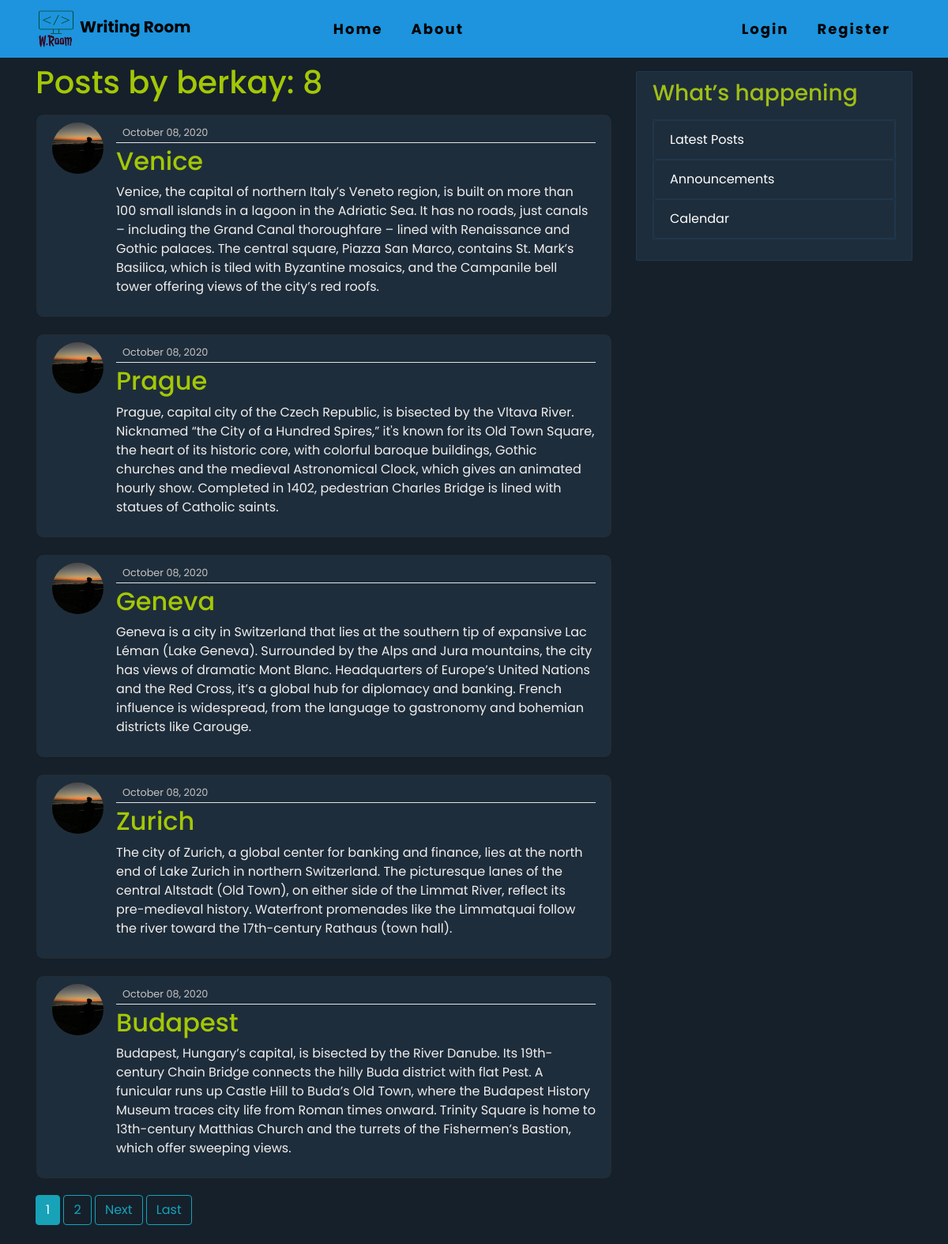
Page /user/berkay on the committed database.
### blog/models.py (models this page shows, shortened)
class Post(models.Model):
    title = models.CharField(max_length=100)
    content = models.TextField()
    date_posted = models.DateTimeField(default=timezone.now)
    author = models.ForeignKey(User,on_delete=models.CASCADE)

### users/models.py (models this page shows, shortened)
class Profile(models.Model):
    user = models.OneToOneField(User, on_delete=models.CASCADE)
    image = models.ImageField(default='default.jpg', upload_to='profile_pics')
    '''
        if img.height > 400 or img.width > 400:
            output_size = (400, 400)
            img.thumbnail(output_size)
            img.save(self.image.path)
    '''

### blog/views.py (the view)
# urls.py: path('user/<str:username>', UserPostListView.as_view(), name='user-posts'),
class UserPostListView(ListView):
    model = Post
    template_name = 'blog/user_posts.htm'  # <app>/<model>_<viewtype>.html
    context_object_name = 'posts'
    paginate_by = 5
    def get_queryset(self):
        user = get_object_or_404(User, username=self.kwargs.get('username'))
        return Post.objects.filter(author=user).order_by('-date_posted')

### blog/templates/blog/user_posts.htm (shortened to what this page needs)
{% extends 'blog/base.htm' %} {% block content %}
    <h1 class="mb-3" style="color: #a4c706;">Posts by {{view.kwargs.username}}: {{ page_obj.paginator.count}}</h1>
{% for post in posts %}
<article class="media content-section">
  <img class="rounded-circle article-img" src="{{ post.author.profile.image.url }}" alt="">
  <div class="media-body">
    <div class="article-metadata">
      <small id="date" class="text-muted" > {{ post.date_posted|date:"F d, Y"}}</small>
    </div>
    <h2><a class="article-title" id="postTitle" href="{% url 'post-detail' post.id %}">{{ post.title }}</a></h2>
    <p class="article-content" id="content">{{ post.content }}</p>
  </div>
</article>
{% endfor %}
{% if is_paginated %}
  {% for num in page_obj.paginator.page_range %}
    {% if page_obj.number == num %}
      <a class="btn btn-info mb-4" href="?page={{ num }}">{{ num }}</a>
    {% elif num > page_obj.number|add:'-3' and num < page_obj.number|add:'3' %}
      <a class="btn btn-outline-info mb-4" href="?page={{ num }}">{{ num }}</a>
    {% endif %}
  {% endfor %}
  {% if page_obj.has_next %}
    <a class="btn btn-outline-info mb-4" href="?page={{ page_obj.next_page_number }}">Next</a>
    <a class="btn btn-outline-info mb-4" href="?page={{ page_obj.paginator.num_pages }}">Last</a>
  {% endif %}
{% endif %}
{% endblock content %}

### blog/static/blog/main.css (style rules this page uses)
* { box-sizing: border-box; padding: 0; margin: 0; }
body { background-color: rgb(21, 32, 43); color: #333333; margin-top: 5rem; font-family: 'Poppins', sans-serif; overflow-x: hidden; }
.content-section { padding: 10px 20px; border: 1px solid #dddddd; border-radius: 2px; margin-bottom: 20px; background-color: rgb(30, 45, 59); }
article.media { background-color: rgb(30, 45, 59); color: #f0eeee; border-radius: 2%; border: 1px solid #1b1d1f; }
#date { color: rgb(197, 195, 195) !important; }
article.media { border-radius: 10px; }
.article-title { color: #a4c706; }
.article-content { white-space: pre-line; }
.article-img { height: 65px; width: 65px; margin-right: 16px; }
.article-metadata { padding-bottom: 1px; margin-bottom: 4px; border-bottom: 1px solid #e3e3e3 }

### users/static/users/form_style.css (style rules this page uses)
.text-muted { color: #e2d6d6 !important; }

### rows in the picture
Post: author.profile.image (picture), date_posted "October 08, 2020", title "Venice", content "Venice, the capital of northern Italy’s Veneto region, is built on more than 100 small islands in a lagoon in the Adriatic Sea. It has no roads, just canals – including the Grand Canal thoroughfare – lined with Renaissance and Gothic palaces. The central square, Piazza San Marco, contains St. Mark’s Basilica, which is tiled with Byzantine mosaics, and the Campanile bell tower offering views of the city’s red roofs."
Post: author.profile.image (picture), date_posted "October 08, 2020", title "Prague", content "Prague, capital city of the Czech Republic, is bisected by the Vltava River. Nicknamed “the City of a Hundred Spires,” it's known for its Old Town Square, the heart of its historic core, with colorful baroque buildings, Gothic churches and the medieval Astronomical Clock, which gives an animated hourly show. Completed in 1402, pedestrian Charles Bridge is lined with statues of Catholic saints."
Post: author.profile.image (picture), date_posted "October 08, 2020", title "Geneva", content "Geneva is a city in Switzerland that lies at the southern tip of expansive Lac Léman (Lake Geneva). Surrounded by the Alps and Jura mountains, the city has views of dramatic Mont Blanc. Headquarters of Europe’s United Nations and the Red Cross, it’s a global hub for diplomacy and banking. French influence is widespread, from the language to gastronomy and bohemian districts like Carouge."
Post: author.profile.image (picture), date_posted "October 08, 2020", title "Zurich", content "The city of Zurich, a global center for banking and finance, lies at the north end of Lake Zurich in northern Switzerland. The picturesque lanes of the central Altstadt (Old Town), on either side of the Limmat River, reflect its pre-medieval history. Waterfront promenades like the Limmatquai follow the river toward the 17th-century Rathaus (town hall)."
Post: author.profile.image (picture), date_posted "October 08, 2020", title "Budapest", content "Budapest, Hungary’s capital, is bisected by the River Danube. Its 19th-century Chain Bridge connects the hilly Buda district with flat Pest. A funicular runs up Castle Hill to Buda’s Old Town, where the Budapest History Museum traces city life from Roman times onward. Trinity Square is home to 13th-century Matthias Church and the turrets of the Fishermen’s Bastion, which offer sweeping views."

### other values in the picture
{{ view.kwargs.username }} "berkay"
{{ page_obj.paginator.count }} "8"
{{ num }} "1"
{{ num }} "2"
